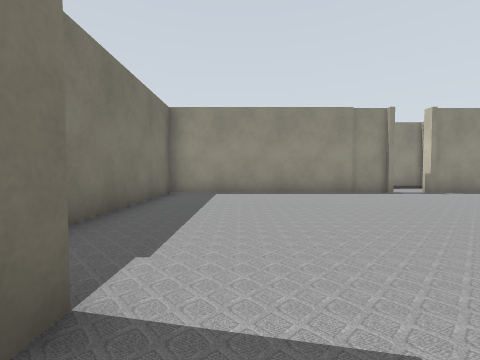
[1] (above)

23 first-person views from a walk through a robot-simulator world made for Gazebo. The camera is 0.72 m above the floor, tilts 2° down and sees 90° across. The lines on the ground mark 1 m squares. The floor is counted in squares, 1 m on a side. Each view is taken from the middle of a square. On the plan, view 1 faces up. The plan holds only what a view shows up to about 9 squares ahead; the rest is blank. The place goes on beyond the plan. Robots are left out. Simple patterns stand in for the simulator's built-in surfaces. Simple shapes stand in for some stock models. Some surface patterns are stand-ins.

[2]
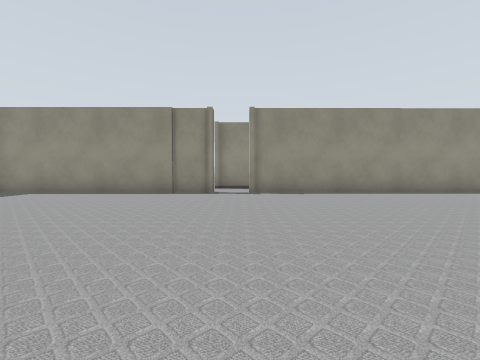

[3]
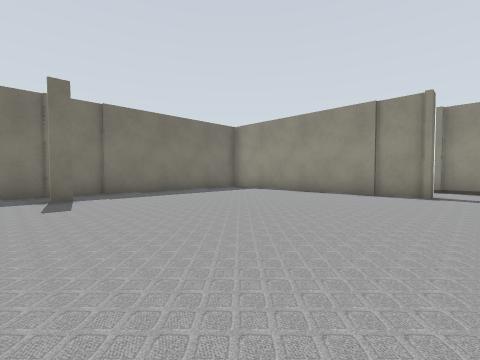

[4]
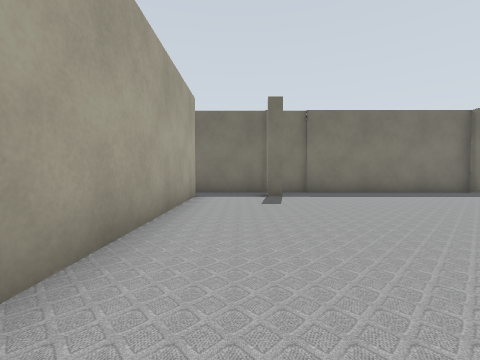

[5]
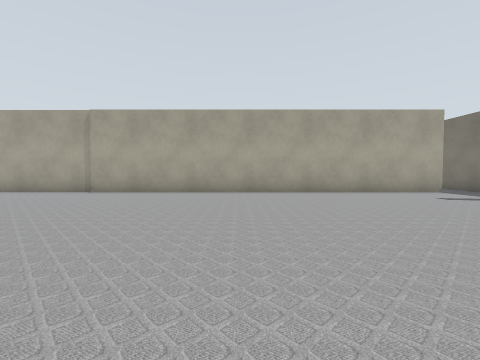

[6]
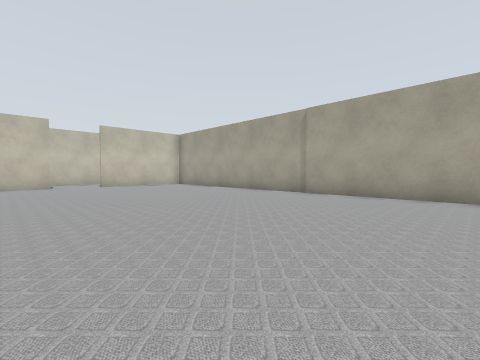

[7]
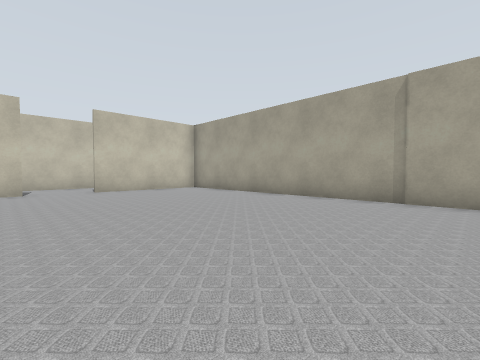

[8]
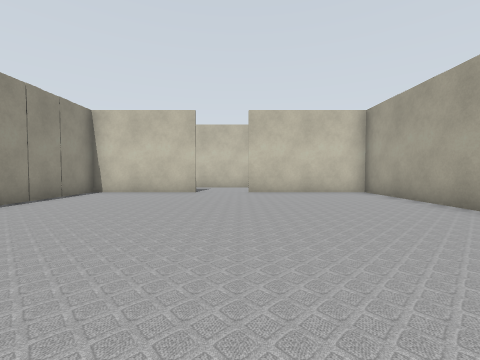

[9]
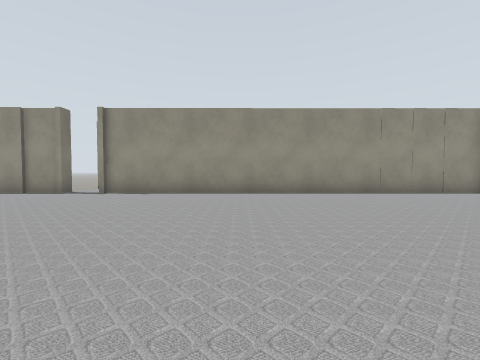

[10]
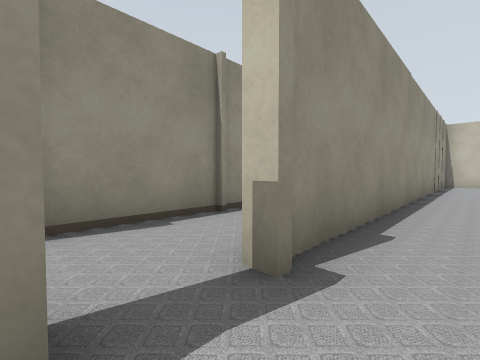

[11]
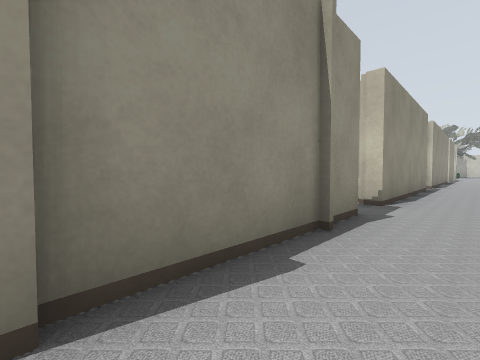

[12]
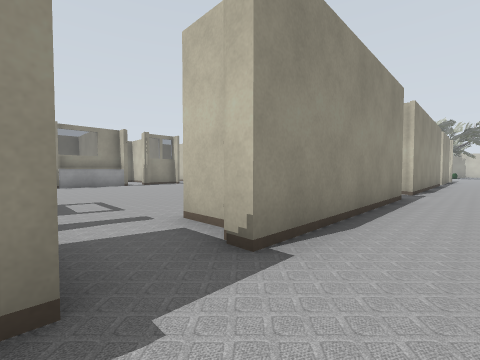

[13]
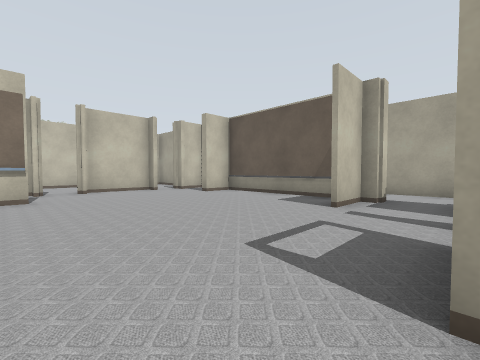

[14]
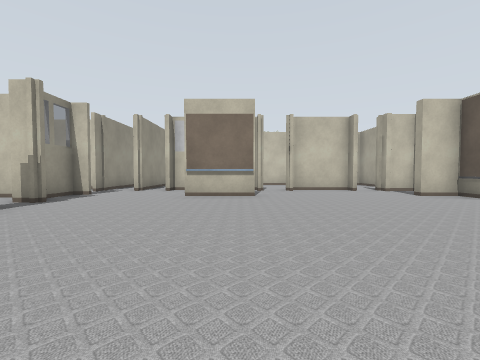

[15]
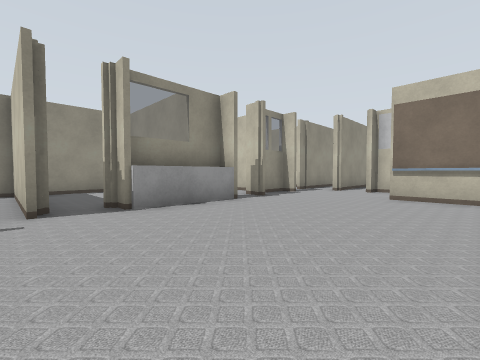

[16]
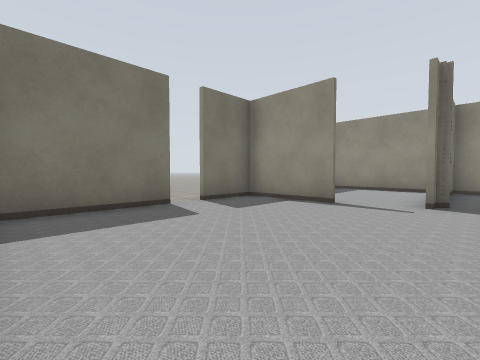

[17]
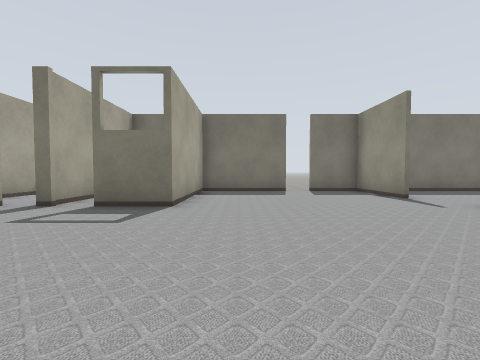

[18]
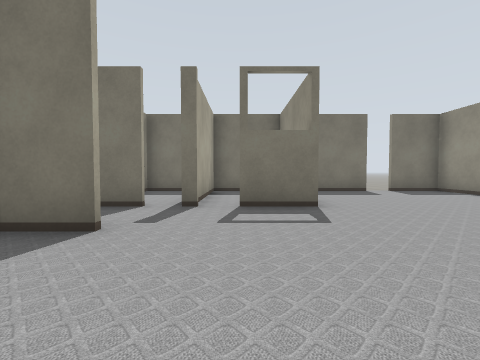

[19]
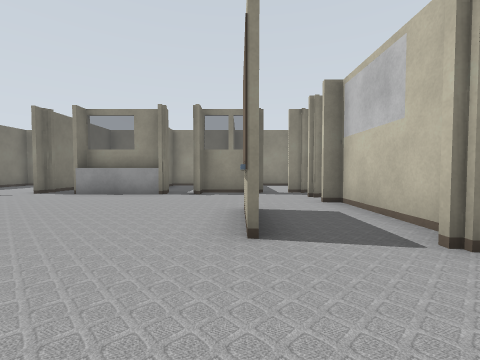

[20]
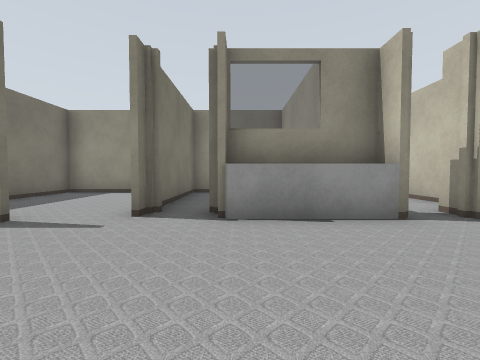

[21]
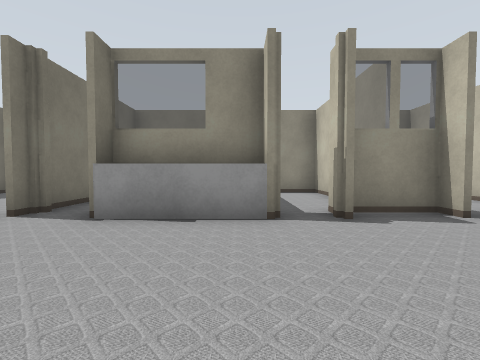

[22]
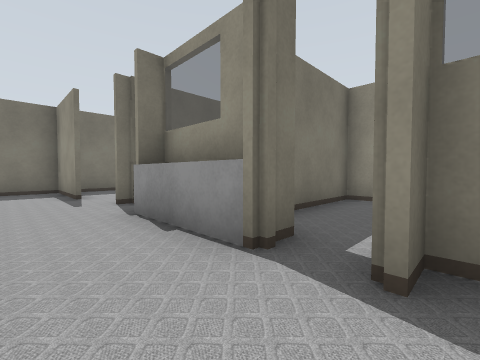

[23]
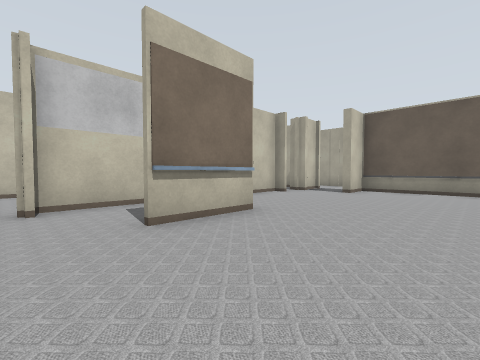

### Floor plan
Ten units are one square. View 1 is at (0, 0); x grows to the right and y downward. Boxes are objects, and circles mark ways between rooms. Rooms are numbered by the first view taken in them; rooms with no view inside come last. Other rooms are left out.
<svg viewBox="-28 -269 237 295">
<path fill="none" stroke="#000" d="M51 -85 51 -81 -23 -81 -23 -15M-9 -12 -9 -8M194 -45 194 -81 63 -81 63 -84M-11 13 194 13 194 -27M-23 -10 -23 21M94 -83 111 -83M92 -104 49 -104M106 -104 106 -109M91 -120 91 -111M110 -109 110 -124M161 -165 161 -188M111 -124 111 -110M146 -215 146 -224M134 -222 104 -222M135 -224 135 -216 106 -216 106 -224M94 -222 94 -218M78 -214 50 -214M119 -106 161 -106 161 -118M184 -184 184 -196M165 -222 147 -222M51 -188 51 -156 91 -156 91 -140M184 -128 184 -150M51 -211 51 -196M164 -104 106 -104M204 -104 179 -104 179 -118M93 -218 93 -264M91 -264 51 -264 51 -211M156 -221 156 -264 126 -264 126 -238M124 -221 124 -245M116 -264 91 -264M94 -264 94 -225M179 -163 184 -163 184 -184M184 -196 179 -196M50 -106 76 -106M51 -140 51 -102M51 -130 91 -130M91 -155 79 -155"/>
<circle cx="60" cy="-80" r="3" fill="#2a7"/>
<circle cx="100" cy="-120" r="3" fill="#2a7"/>
<circle cx="110" cy="-90" r="3" fill="#2a7"/>
<circle cx="90" cy="-120" r="3" fill="#2a7"/>
<circle cx="170" cy="-105" r="3" fill="#2a7"/>
<circle cx="80" cy="-220" r="3" fill="#2a7"/>
<circle cx="140" cy="-220" r="3" fill="#2a7"/>
<circle cx="100" cy="-220" r="3" fill="#2a7"/>
<circle cx="170" cy="-175" r="3" fill="#2a7"/>
<circle cx="90" cy="-140" r="3" fill="#2a7"/>
<text x="90" y="-40">1</text>
<text x="80" y="-90">2</text>
<text x="120" y="-170">3</text>
<text x="170" y="-90">4</text>
<text x="70" y="-240">5</text>
<text x="140" y="-240">6</text>
<text x="110" y="-240">7</text>
<text x="170" y="-180">8</text>
<text x="70" y="-120">9</text>
<text x="70" y="-140">10</text>
</svg>
Room 1 opens to room 2. Room 2 opens to room 3. Room 2 opens to room 4. Room 2 opens to room 9. Room 3 opens to room 4. Room 3 opens to room 5. Room 3 opens to room 6. Room 3 opens to room 7. Room 3 opens to room 8. Room 3 opens to room 10.

Where each view was taken, in squares from view 1:
view 1: 0 up, 0 right, facing up
view 2: 0 up, 6 right, facing up
view 3: 0 up, 6 right, facing up-left
view 4: 0 up, 6 right, facing left
view 5: 7 up, 6 right, facing down
view 6: 6 up, 7 right, facing down-right
view 7: 5 up, 10 right, facing down-right
view 8: 3 up, 11 right, facing right
view 9: 0 up, 11 right, facing up
view 10: 7 up, 5 right, facing up-right
view 11: 9 up, 5 right, facing up-right
view 12: 9 up, 9 right, facing up-right
view 13: 17 up, 9 right, facing down-right
view 14: 17 up, 9 right, facing right
view 15: 17 up, 9 right, facing up-right
view 16: 16 up, 10 right, facing up-left
view 17: 17 up, 14 right, facing left
view 18: 14 up, 14 right, facing left
view 19: 14 up, 16 right, facing up
view 20: 18 up, 11 right, facing up
view 21: 18 up, 13 right, facing up
view 22: 20 up, 15 right, facing up-left
view 23: 20 up, 13 right, facing down-right
